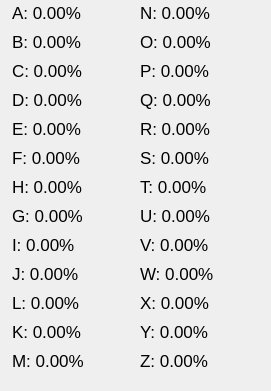
   <widget class="QWidget" name="wgMLP" native="true">
    <property name="geometry">
     <rect>
      <x>640</x>
      <y>200</y>
      <width>271</width>
      <height>391</height>
     </rect>
    </property>
    <widget class="QWidget" name="layoutWidget">
     <property name="geometry">
      <rect>
       <x>10</x>
       <y>0</y>
       <width>252</width>
       <height>382</height>
      </rect>
     </property>
     <layout class="QGridLayout" name="gridMLP">
      <item row="1" column="0">
       <widget class="QLabel" name="lbl_1">
        <property name="sizePolicy">
         <sizepolicy hsizetype="Fixed" vsizetype="Fixed">
          <horstretch>0</horstretch>
          <verstretch>0</verstretch>
         </sizepolicy>
        </property>
        <property name="minimumSize">
         <size>
          <width>120</width>
          <height>20</height>
         </size>
        </property>
        <property name="maximumSize">
         <size>
          <width>16777215</width>
          <height>20</height>
         </size>
        </property>
        <property name="font">
         <font>
          <pointsize>13</pointsize>
          <weight>50</weight>
          <bold>false</bold>
         </font>
        </property>
        <property name="text">
         <string>B: 0.00%</string>
        </property>
        <property name="scaledContents">
         <bool>true</bool>
        </property>
        <property name="alignment">
         <set>Qt::AlignLeading|Qt::AlignLeft|Qt::AlignVCenter</set>
        </property>
       </widget>
      </item>
      <item row="7" column="1">
       <widget class="QLabel" name="lbl_20">
        <property name="sizePolicy">
         <sizepolicy hsizetype="Fixed" vsizetype="Fixed">
          <horstretch>0</horstretch>
          <verstretch>0</verstretch>
         </sizepolicy>
        </property>
        <property name="minimumSize">
         <size>
          <width>120</width>
          <height>20</height>
         </size>
        </property>
        <property name="maximumSize">
         <size>
          <width>16777215</width>
          <height>20</height>
         </size>
        </property>
        <property name="font">
         <font>
          <pointsize>13</pointsize>
          <weight>50</weight>
          <bold>false</bold>
         </font>
        </property>
        <property name="text">
         <string>U: 0.00%</string>
        </property>
        <property name="scaledContents">
         <bool>true</bool>
        </property>
        <property name="alignment">
         <set>Qt::AlignLeading|Qt::AlignLeft|Qt::AlignVCenter</set>
        </property>
       </widget>
      </item>
      <item row="5" column="0">
       <widget class="QLabel" name="lbl_5">
        <property name="sizePolicy">
         <sizepolicy hsizetype="Fixed" vsizetype="Fixed">
          <horstretch>0</horstretch>
          <verstretch>0</verstretch>
         </sizepolicy>
        </property>
        <property name="minimumSize">
         <size>
          <width>120</width>
          <height>20</height>
         </size>
        </property>
        <property name="maximumSize">
         <size>
          <width>16777215</width>
          <height>20</height>
         </size>
        </property>
        <property name="font">
         <font>
          <pointsize>13</pointsize>
          <weight>50</weight>
          <bold>false</bold>
         </font>
        </property>
        <property name="text">
         <string>F: 0.00%</string>
        </property>
        <property name="scaledContents">
         <bool>true</bool>
        </property>
        <property name="alignment">
         <set>Qt::AlignLeading|Qt::AlignLeft|Qt::AlignVCenter</set>
        </property>
       </widget>
      </item>
      <item row="10" column="1">
       <widget class="QLabel" name="lbl_23">
        <property name="sizePolicy">
         <sizepolicy hsizetype="Fixed" vsizetype="Fixed">
          <horstretch>0</horstretch>
          <verstretch>0</verstretch>
         </sizepolicy>
        </property>
        <property name="minimumSize">
         <size>
          <width>120</width>
          <height>20</height>
         </size>
        </property>
        <property name="maximumSize">
         <size>
          <width>16777215</width>
          <height>20</height>
         </size>
        </property>
        <property name="font">
         <font>
          <pointsize>13</pointsize>
          <weight>50</weight>
          <bold>false</bold>
         </font>
        </property>
        <property name="text">
         <string>X: 0.00%</string>
        </property>
        <property name="scaledContents">
         <bool>true</bool>
        </property>
        <property name="alignment">
         <set>Qt::AlignLeading|Qt::AlignLeft|Qt::AlignVCenter</set>
        </property>
       </widget>
      </item>
      <item row="9" column="0">
       <widget class="QLabel" name="lbl_9">
        <property name="sizePolicy">
         <sizepolicy hsizetype="Fixed" vsizetype="Fixed">
          <horstretch>0</horstretch>
          <verstretch>0</verstretch>
         </sizepolicy>
        </property>
        <property name="minimumSize">
         <size>
          <width>120</width>
          <height>20</height>
         </size>
        </property>
        <property name="maximumSize">
         <size>
          <width>16777215</width>
          <height>20</height>
         </size>
        </property>
        <property name="font">
         <font>
          <pointsize>13</pointsize>
          <weight>50</weight>
          <bold>false</bold>
         </font>
        </property>
        <property name="text">
         <string>J: 0.00%</string>
        </property>
        <property name="scaledContents">
         <bool>true</bool>
        </property>
        <property name="alignment">
         <set>Qt::AlignLeading|Qt::AlignLeft|Qt::AlignVCenter</set>
        </property>
       </widget>
      </item>
      <item row="10" column="0">
       <widget class="QLabel" name="lbl_11">
        <property name="sizePolicy">
         <sizepolicy hsizetype="Fixed" vsizetype="Fixed">
          <horstretch>0</horstretch>
          <verstretch>0</verstretch>
         </sizepolicy>
        </property>
        <property name="minimumSize">
         <size>
          <width>120</width>
          <height>20</height>
         </size>
        </property>
        <property name="maximumSize">
         <size>
          <width>16777215</width>
          <height>20</height>
         </size>
        </property>
        <property name="font">
         <font>
          <pointsize>13</pointsize>
          <weight>50</weight>
          <bold>false</bold>
         </font>
        </property>
        <property name="text">
         <string>L: 0.00%</string>
        </property>
        <property name="scaledContents">
         <bool>true</bool>
        </property>
        <property name="alignment">
         <set>Qt::AlignLeading|Qt::AlignLeft|Qt::AlignVCenter</set>
        </property>
       </widget>
      </item>
      <item row="3" column="0">
       <widget class="QLabel" name="lbl_3">
        <property name="sizePolicy">
         <sizepolicy hsizetype="Fixed" vsizetype="Fixed">
          <horstretch>0</horstretch>
          <verstretch>0</verstretch>
         </sizepolicy>
        </property>
        <property name="minimumSize">
         <size>
          <width>120</width>
          <height>20</height>
         </size>
        </property>
        <property name="maximumSize">
         <size>
          <width>16777215</width>
          <height>20</height>
         </size>
        </property>
        <property name="font">
         <font>
          <pointsize>13</pointsize>
          <weight>50</weight>
          <bold>false</bold>
         </font>
        </property>
        <property name="text">
         <string>D: 0.00%</string>
        </property>
        <property name="scaledContents">
         <bool>true</bool>
        </property>
        <property name="alignment">
         <set>Qt::AlignLeading|Qt::AlignLeft|Qt::AlignVCenter</set>
        </property>
       </widget>
      </item>
      <item row="4" column="0">
       <widget class="QLabel" name="lbl_4">
        <property name="sizePolicy">
         <sizepolicy hsizetype="Fixed" vsizetype="Fixed">
          <horstretch>0</horstretch>
          <verstretch>0</verstretch>
         </sizepolicy>
        </property>
        <property name="minimumSize">
         <size>
          <width>120</width>
          <height>20</height>
         </size>
        </property>
        <property name="maximumSize">
         <size>
          <width>16777215</width>
          <height>20</height>
         </size>
        </property>
        <property name="font">
         <font>
          <pointsize>13</pointsize>
          <weight>50</weight>
          <bold>false</bold>
         </font>
        </property>
        <property name="text">
         <string>E: 0.00%</string>
        </property>
        <property name="scaledContents">
         <bool>true</bool>
        </property>
        <property name="alignment">
         <set>Qt::AlignLeading|Qt::AlignLeft|Qt::AlignVCenter</set>
        </property>
       </widget>
      </item>
      <item row="11" column="1">
       <widget class="QLabel" name="lbl_24">
        <property name="sizePolicy">
         <sizepolicy hsizetype="Fixed" vsizetype="Fixed">
          <horstretch>0</horstretch>
          <verstretch>0</verstretch>
         </sizepolicy>
        </property>
        <property name="minimumSize">
         <size>
          <width>120</width>
          <height>20</height>
         </size>
        </property>
        <property name="maximumSize">
         <size>
          <width>16777215</width>
          <height>20</height>
         </size>
        </property>
        <property name="font">
         <font>
          <pointsize>13</pointsize>
          <weight>50</weight>
          <bold>false</bold>
         </font>
        </property>
        <property name="text">
         <string>Y: 0.00%</string>
        </property>
        <property name="scaledContents">
         <bool>true</bool>
        </property>
        <property name="alignment">
         <set>Qt::AlignLeading|Qt::AlignLeft|Qt::AlignVCenter</set>
        </property>
       </widget>
      </item>
      <item row="3" column="1">
       <widget class="QLabel" name="lbl_16">
        <property name="sizePolicy">
         <sizepolicy hsizetype="Fixed" vsizetype="Fixed">
          <horstretch>0</horstretch>
          <verstretch>0</verstretch>
         </sizepolicy>
        </property>
        <property name="minimumSize">
         <size>
          <width>120</width>
          <height>20</height>
         </size>
        </property>
        <property name="maximumSize">
         <size>
          <width>16777215</width>
          <height>20</height>
         </size>
        </property>
        <property name="font">
         <font>
          <pointsize>13</pointsize>
          <weight>50</weight>
          <bold>false</bold>
         </font>
        </property>
        <property name="text">
         <string>Q: 0.00%</string>
        </property>
        <property name="scaledContents">
         <bool>true</bool>
        </property>
        <property name="alignment">
         <set>Qt::AlignLeading|Qt::AlignLeft|Qt::AlignVCenter</set>
        </property>
       </widget>
      </item>
      <item row="2" column="1">
       <widget class="QLabel" name="lbl_15">
        <property name="sizePolicy">
         <sizepolicy hsizetype="Fixed" vsizetype="Fixed">
          <horstretch>0</horstretch>
          <verstretch>0</verstretch>
         </sizepolicy>
        </property>
        <property name="minimumSize">
         <size>
          <width>120</width>
          <height>20</height>
         </size>
        </property>
        <property name="maximumSize">
         <size>
          <width>16777215</width>
          <height>20</height>
         </size>
        </property>
        <property name="font">
         <font>
          <pointsize>13</pointsize>
          <weight>50</weight>
          <bold>false</bold>
         </font>
        </property>
        <property name="text">
         <string>P: 0.00%</string>
        </property>
        <property name="scaledContents">
         <bool>true</bool>
        </property>
        <property name="alignment">
         <set>Qt::AlignLeading|Qt::AlignLeft|Qt::AlignVCenter</set>
        </property>
       </widget>
      </item>
      <item row="5" column="1">
       <widget class="QLabel" name="lbl_18">
        <property name="sizePolicy">
         <sizepolicy hsizetype="Fixed" vsizetype="Fixed">
          <horstretch>0</horstretch>
          <verstretch>0</verstretch>
         </sizepolicy>
        </property>
        <property name="minimumSize">
         <size>
          <width>120</width>
          <height>20</height>
         </size>
        </property>
        <property name="maximumSize">
         <size>
          <width>16777215</width>
          <height>20</height>
         </size>
        </property>
        <property name="font">
         <font>
          <pointsize>13</pointsize>
          <weight>50</weight>
          <bold>false</bold>
         </font>
        </property>
        <property name="text">
         <string>S: 0.00%</string>
        </property>
        <property name="scaledContents">
         <bool>true</bool>
        </property>
        <property name="alignment">
         <set>Qt::AlignLeading|Qt::AlignLeft|Qt::AlignVCenter</set>
        </property>
       </widget>
      </item>
      <item row="12" column="0">
       <widget class="QLabel" name="lbl_12">
        <property name="sizePolicy">
         <sizepolicy hsizetype="Fixed" vsizetype="Fixed">
          <horstretch>0</horstretch>
          <verstretch>0</verstretch>
         </sizepolicy>
        </property>
        <property name="minimumSize">
         <size>
          <width>120</width>
          <height>20</height>
         </size>
        </property>
        <property name="maximumSize">
         <size>
          <width>16777215</width>
          <height>20</height>
         </size>
        </property>
        <property name="font">
         <font>
          <pointsize>13</pointsize>
          <weight>50</weight>
          <bold>false</bold>
         </font>
        </property>
        <property name="text">
         <string>M: 0.00%</string>
        </property>
        <property name="scaledContents">
         <bool>true</bool>
        </property>
        <property name="alignment">
         <set>Qt::AlignLeading|Qt::AlignLeft|Qt::AlignVCenter</set>
        </property>
       </widget>
      </item>
      <item row="6" column="0">
       <widget class="QLabel" name="lbl_7">
        <property name="sizePolicy">
         <sizepolicy hsizetype="Fixed" vsizetype="Fixed">
          <horstretch>0</horstretch>
          <verstretch>0</verstretch>
         </sizepolicy>
        </property>
        <property name="minimumSize">
         <size>
          <width>120</width>
          <height>20</height>
         </size>
        </property>
        <property name="maximumSize">
         <size>
          <width>16777215</width>
          <height>20</height>
         </size>
        </property>
        <property name="font">
         <font>
          <pointsize>13</pointsize>
          <weight>50</weight>
          <bold>false</bold>
         </font>
        </property>
        <property name="text">
         <string>H: 0.00%</string>
        </property>
        <property name="scaledContents">
         <bool>true</bool>
        </property>
        <property name="alignment">
         <set>Qt::AlignLeading|Qt::AlignLeft|Qt::AlignVCenter</set>
        </property>
       </widget>
      </item>
      <item row="0" column="0">
       <widget class="QLabel" name="lbl_0">
        <property name="sizePolicy">
         <sizepolicy hsizetype="Fixed" vsizetype="Fixed">
          <horstretch>0</horstretch>
          <verstretch>0</verstretch>
         </sizepolicy>
        </property>
        <property name="minimumSize">
         <size>
          <width>120</width>
          <height>20</height>
         </size>
        </property>
        <property name="maximumSize">
         <size>
          <width>16777215</width>
          <height>20</height>
         </size>
        </property>
        <property name="baseSize">
         <size>
          <width>0</width>
          <height>0</height>
         </size>
        </property>
        <property name="font">
         <font>
          <pointsize>13</pointsize>
          <weight>50</weight>
          <bold>false</bold>
         </font>
        </property>
        <property name="text">
         <string>A: 0.00%</string>
        </property>
        <property name="scaledContents">
         <bool>true</bool>
        </property>
        <property name="alignment">
         <set>Qt::AlignLeading|Qt::AlignLeft|Qt::AlignVCenter</set>
        </property>
       </widget>
      </item>
      <item row="12" column="1">
       <widget class="QLabel" name="lbl_25">
        <property name="sizePolicy">
         <sizepolicy hsizetype="Fixed" vsizetype="Fixed">
          <horstretch>0</horstretch>
          <verstretch>0</verstretch>
         </sizepolicy>
        </property>
        <property name="minimumSize">
         <size>
          <width>120</width>
          <height>20</height>
         </size>
        </property>
        <property name="maximumSize">
         <size>
          <width>16777215</width>
          <height>20</height>
         </size>
        </property>
        <property name="font">
         <font>
          <pointsize>13</pointsize>
          <weight>50</weight>
          <bold>false</bold>
         </font>
        </property>
        <property name="text">
         <string>Z: 0.00%</string>
        </property>
        <property name="scaledContents">
         <bool>true</bool>
        </property>
        <property name="alignment">
         <set>Qt::AlignLeading|Qt::AlignLeft|Qt::AlignVCenter</set>
        </property>
       </widget>
      </item>
      <item row="8" column="0">
       <widget class="QLabel" name="lbl_8">
        <property name="sizePolicy">
         <sizepolicy hsizetype="Fixed" vsizetype="Fixed">
          <horstretch>0</horstretch>
          <verstretch>0</verstretch>
         </sizepolicy>
        </property>
        <property name="minimumSize">
         <size>
          <width>120</width>
          <height>20</height>
         </size>
        </property>
        <property name="maximumSize">
         <size>
          <width>16777215</width>
          <height>20</height>
         </size>
        </property>
        <property name="font">
         <font>
          <pointsize>13</pointsize>
          <weight>50</weight>
          <bold>false</bold>
         </font>
        </property>
        <property name="text">
         <string>I: 0.00%</string>
        </property>
        <property name="scaledContents">
         <bool>true</bool>
        </property>
        <property name="alignment">
         <set>Qt::AlignLeading|Qt::AlignLeft|Qt::AlignVCenter</set>
        </property>
       </widget>
      </item>
      <item row="4" column="1">
       <widget class="QLabel" name="lbl_17">
        <property name="sizePolicy">
         <sizepolicy hsizetype="Fixed" vsizetype="Fixed">
          <horstretch>0</horstretch>
          <verstretch>0</verstretch>
         </sizepolicy>
        </property>
        <property name="minimumSize">
         <size>
          <width>120</width>
          <height>20</height>
         </size>
        </property>
        <property name="maximumSize">
         <size>
          <width>16777215</width>
          <height>20</height>
         </size>
        </property>
        <property name="font">
         <font>
          <pointsize>13</pointsize>
          <weight>50</weight>
          <bold>false</bold>
         </font>
        </property>
        <property name="text">
         <string>R: 0.00%</string>
        </property>
        <property name="scaledContents">
         <bool>true</bool>
        </property>
        <property name="alignment">
         <set>Qt::AlignLeading|Qt::AlignLeft|Qt::AlignVCenter</set>
        </property>
       </widget>
      </item>
      <item row="11" column="0">
       <widget class="QLabel" name="lbl_10">
        <property name="sizePolicy">
         <sizepolicy hsizetype="Fixed" vsizetype="Fixed">
          <horstretch>0</horstretch>
          <verstretch>0</verstretch>
         </sizepolicy>
        </property>
        <property name="minimumSize">
         <size>
          <width>120</width>
          <height>20</height>
         </size>
        </property>
        <property name="maximumSize">
         <size>
          <width>16777215</width>
          <height>20</height>
         </size>
        </property>
        <property name="font">
         <font>
          <pointsize>13</pointsize>
          <weight>50</weight>
          <bold>false</bold>
         </font>
        </property>
        <property name="text">
         <string>K: 0.00%</string>
        </property>
        <property name="scaledContents">
         <bool>true</bool>
        </property>
        <property name="alignment">
         <set>Qt::AlignLeading|Qt::AlignLeft|Qt::AlignVCenter</set>
        </property>
       </widget>
      </item>
      <item row="1" column="1">
       <widget class="QLabel" name="lbl_14">
        <property name="sizePolicy">
         <sizepolicy hsizetype="Fixed" vsizetype="Fixed">
          <horstretch>0</horstretch>
          <verstretch>0</verstretch>
         </sizepolicy>
        </property>
        <property name="minimumSize">
         <size>
          <width>120</width>
          <height>20</height>
         </size>
        </property>
        <property name="maximumSize">
         <size>
          <width>16777215</width>
          <height>20</height>
         </size>
        </property>
        <property name="font">
         <font>
          <pointsize>13</pointsize>
          <weight>50</weight>
          <bold>false</bold>
         </font>
        </property>
        <property name="text">
         <string>O: 0.00%</string>
        </property>
        <property name="scaledContents">
         <bool>true</bool>
        </property>
        <property name="alignment">
         <set>Qt::AlignLeading|Qt::AlignLeft|Qt::AlignVCenter</set>
        </property>
       </widget>
      </item>
      <item row="7" column="0">
       <widget class="QLabel" name="lbl_6">
        <property name="sizePolicy">
         <sizepolicy hsizetype="Fixed" vsizetype="Fixed">
          <horstretch>0</horstretch>
          <verstretch>0</verstretch>
         </sizepolicy>
        </property>
        <property name="minimumSize">
         <size>
          <width>120</width>
          <height>20</height>
         </size>
        </property>
        <property name="maximumSize">
         <size>
          <width>16777215</width>
          <height>20</height>
         </size>
        </property>
        <property name="font">
         <font>
          <pointsize>13</pointsize>
          <weight>50</weight>
          <bold>false</bold>
         </font>
        </property>
        <property name="text">
         <string>G: 0.00%</string>
        </property>
        <property name="scaledContents">
         <bool>true</bool>
        </property>
        <property name="alignment">
         <set>Qt::AlignLeading|Qt::AlignLeft|Qt::AlignVCenter</set>
        </property>
       </widget>
      </item>
      <item row="2" column="0">
       <widget class="QLabel" name="lbl_2">
        <property name="sizePolicy">
         <sizepolicy hsizetype="Fixed" vsizetype="Fixed">
          <horstretch>0</horstretch>
          <verstretch>0</verstretch>
         </sizepolicy>
        </property>
        <property name="minimumSize">
         <size>
          <width>120</width>
          <height>20</height>
         </size>
        </property>
        <property name="maximumSize">
         <size>
          <width>16777215</width>
          <height>20</height>
         </size>
        </property>
        <property name="font">
         <font>
          <pointsize>13</pointsize>
          <weight>50</weight>
          <bold>false</bold>
         </font>
        </property>
        <property name="text">
         <string>C: 0.00%</string>
        </property>
        <property name="scaledContents">
         <bool>true</bool>
        </property>
        <property name="alignment">
         <set>Qt::AlignLeading|Qt::AlignLeft|Qt::AlignVCenter</set>
        </property>
       </widget>
      </item>
      <item row="6" column="1">
       <widget class="QLabel" name="lbl_19">
        <property name="sizePolicy">
         <sizepolicy hsizetype="Fixed" vsizetype="Fixed">
          <horstretch>0</horstretch>
          <verstretch>0</verstretch>
         </sizepolicy>
        </property>
        <property name="minimumSize">
         <size>
          <width>120</width>
          <height>20</height>
         </size>
        </property>
        <property name="maximumSize">
         <size>
          <width>16777215</width>
          <height>20</height>
         </size>
        </property>
        <property name="font">
         <font>
          <pointsize>13</pointsize>
          <weight>50</weight>
          <bold>false</bold>
         </font>
        </property>
        <property name="text">
         <string>T: 0.00%</string>
        </property>
        <property name="scaledContents">
         <bool>true</bool>
        </property>
        <property name="alignment">
         <set>Qt::AlignLeading|Qt::AlignLeft|Qt::AlignVCenter</set>
        </property>
       </widget>
      </item>
      <item row="8" column="1">
       <widget class="QLabel" name="lbl_21">
        <property name="sizePolicy">
         <sizepolicy hsizetype="Fixed" vsizetype="Fixed">
          <horstretch>0</horstretch>
          <verstretch>0</verstretch>
         </sizepolicy>
        </property>
        <property name="minimumSize">
         <size>
          <width>120</width>
          <height>20</height>
         </size>
        </property>
        <property name="maximumSize">
         <size>
          <width>16777215</width>
          <height>20</height>
         </size>
        </property>
        <property name="font">
         <font>
          <pointsize>13</pointsize>
          <weight>50</weight>
          <bold>false</bold>
         </font>
        </property>
        <property name="text">
         <string>V: 0.00%</string>
        </property>
        <property name="scaledContents">
         <bool>true</bool>
        </property>
        <property name="alignment">
         <set>Qt::AlignLeading|Qt::AlignLeft|Qt::AlignVCenter</set>
        </property>
       </widget>
      </item>
      <item row="9" column="1">
       <widget class="QLabel" name="lbl_22">
        <property name="sizePolicy">
         <sizepolicy hsizetype="Fixed" vsizetype="Fixed">
          <horstretch>0</horstretch>
          <verstretch>0</verstretch>
         </sizepolicy>
        </property>
        <property name="minimumSize">
         <size>
          <width>120</width>
          <height>20</height>
         </size>
        </property>
        <property name="maximumSize">
         <size>
          <width>16777215</width>
          <height>20</height>
         </size>
        </property>
        <property name="font">
         <font>
          <pointsize>13</pointsize>
          <weight>50</weight>
          <bold>false</bold>
         </font>
        </property>
        <property name="text">
         <string>W: 0.00%</string>
        </property>
        <property name="scaledContents">
         <bool>true</bool>
        </property>
        <property name="alignment">
         <set>Qt::AlignLeading|Qt::AlignLeft|Qt::AlignVCenter</set>
        </property>
       </widget>
      </item>
      <item row="0" column="1">
       <widget class="QLabel" name="lbl_13">
        <property name="sizePolicy">
         <sizepolicy hsizetype="Fixed" vsizetype="Fixed">
          <horstretch>0</horstretch>
          <verstretch>0</verstretch>
         </sizepolicy>
        </property>
        <property name="minimumSize">
         <size>
          <width>120</width>
          <height>20</height>
         </size>
        </property>
        <property name="maximumSize">
         <size>
          <width>16777215</width>
          <height>20</height>
         </size>
        </property>
        <property name="font">
         <font>
          <pointsize>13</pointsize>
          <weight>50</weight>
          <bold>false</bold>
         </font>
        </property>
        <property name="text">
         <string>N: 0.00%</string>
        </property>
        <property name="scaledContents">
         <bool>true</bool>
        </property>
        <property name="alignment">
         <set>Qt::AlignLeading|Qt::AlignLeft|Qt::AlignVCenter</set>
        </property>
       </widget>
      </item>
     </layout>
    </widget>
   </widget>
